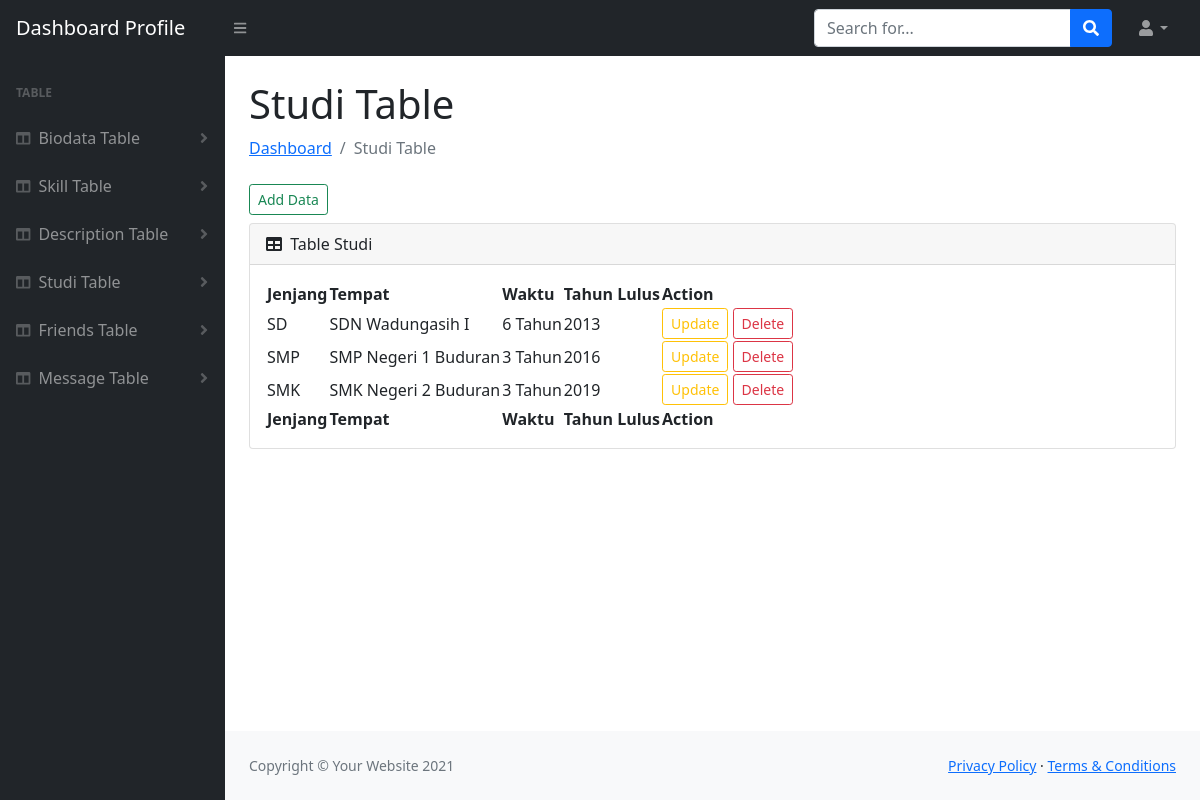
/dashboard/studi.php, run on the app's committed database.
### tables this page shows
CREATE TABLE `studi` (
  `id` int(10) NOT NULL,
  `jenjang` varchar(50) NOT NULL,
  `tempat` varchar(255) NOT NULL,
  `waktu` varchar(50) NOT NULL,
  `tahun_lulus` varchar(50) NOT NULL
);

### dashboard/conn.php (called while the page is built, shortened)
<?php
    function connection(){
        $servername = "localhost";
        $username = "dev_web";
        $password = "masukaja12";
        $dbname = "dev_web";
        $conn = new mysqli($servername, $username, $password, $dbname);
        return $conn;
    }
?>

### dashboard/studi.php (the view, shortened to what this page needs)
<?php
    include('conn.php');
?>
<!DOCTYPE html>
<html lang="en">
    <head>
        <link href="https://cdn.jsdelivr.net/npm/simple-datatables@latest/dist/style.css" rel="stylesheet" />
        <link href="css/styles.css" rel="stylesheet" />
    </head>
    <body class="sb-nav-fixed">
        <nav class="sb-topnav navbar navbar-expand navbar-dark bg-dark">
            <a class="navbar-brand ps-3" href="<?php echo 'index.php';?>">Dashboard Profile</a>
            <button class="btn btn-link btn-sm order-1 order-lg-0 me-4 me-lg-0" id="sidebarToggle" href="#!"><i class="fas fa-bars"></i></button>
            <form class="d-none d-md-inline-block form-inline ms-auto me-0 me-md-3 my-2 my-md-0">
                <div class="input-group">
                    <input class="form-control" type="text" placeholder="Search for..." aria-label="Search for..." aria-describedby="btnNavbarSearch" />
                    <button class="btn btn-primary" id="btnNavbarSearch" type="button"><i class="fas fa-search"></i></button>
                </div>
            </form>
            <ul class="navbar-nav ms-auto ms-md-0 me-3 me-lg-4">
                <li class="nav-item dropdown">
                    <a class="nav-link dropdown-toggle" id="navbarDropdown" href="#" role="button" data-bs-toggle="dropdown" aria-expanded="false"><i class="fas fa-user fa-fw"></i></a>
                </li>
            </ul>
        </nav>
        <div id="layoutSidenav">
            <div id="layoutSidenav_nav">
                <nav class="sb-sidenav accordion sb-sidenav-dark" id="sidenavAccordion">
                    <div class="sb-sidenav-menu">
                        <div class="nav">
                            <div class="sb-sidenav-menu-heading">Table</div>
                            <a class="nav-link collapsed" href="#" data-bs-toggle="collapse" data-bs-target="#biodata" aria-expanded="false" aria-controls="collapseLayouts">
                                <div class="sb-nav-link-icon"><i class="fas fa-columns"></i></div>
                                Biodata Table
                                <div class="sb-sidenav-collapse-arrow"><i class="fas fa-angle-down"></i></div>
                            </a>
                            <a class="nav-link collapsed" href="#" data-bs-toggle="collapse" data-bs-target="#skill" aria-expanded="false" aria-controls="collapseLayouts">
                                <div class="sb-nav-link-icon"><i class="fas fa-columns"></i></div>
                                Skill Table
                                <div class="sb-sidenav-collapse-arrow"><i class="fas fa-angle-down"></i></div>
                            </a>
                            <a class="nav-link collapsed" href="#" data-bs-toggle="collapse" data-bs-target="#description" aria-expanded="false" aria-controls="collapseLayouts">
                                <div class="sb-nav-link-icon"><i class="fas fa-columns"></i></div>
                                Description Table
                                <div class="sb-sidenav-collapse-arrow"><i class="fas fa-angle-down"></i></div>
                            </a>
                            <a class="nav-link collapsed" href="#" data-bs-toggle="collapse" data-bs-target="#studi" aria-expanded="false" aria-controls="collapseLayouts">
                                <div class="sb-nav-link-icon"><i class="fas fa-columns"></i></div>
                                Studi Table
                                <div class="sb-sidenav-collapse-arrow"><i class="fas fa-angle-down"></i></div>
                            </a>
                            <a class="nav-link collapsed" href="#" data-bs-toggle="collapse" data-bs-target="#teman" aria-expanded="false" aria-controls="collapseLayouts">
                                <div class="sb-nav-link-icon"><i class="fas fa-columns"></i></div>
                                Friends Table
                                <div class="sb-sidenav-collapse-arrow"><i class="fas fa-angle-down"></i></div>
                            </a>
                            <a class="nav-link collapsed" href="#" data-bs-toggle="collapse" data-bs-target="#message" aria-expanded="false" aria-controls="collapseLayouts">
                                <div class="sb-nav-link-icon"><i class="fas fa-columns"></i></div>
                                Message Table
                                <div class="sb-sidenav-collapse-arrow"><i class="fas fa-angle-down"></i></div>
                            </a>
                        </div>
                    </div>
                </nav>
            </div>
            <div id="layoutSidenav_content">
                <main>
                    <div class="container-fluid px-4">
                        <h1 class="mt-4">Studi Table</h1>
                        <ol class="breadcrumb mb-4">
                            <li class="breadcrumb-item"><a href="<?php echo 'index.php';?>">Dashboard</a></li>
                            <li class="breadcrumb-item active">Studi Table</li>
                        </ol>
                        <a href="<?php echo 'module/studi/create.php';?>" class="btn btn-outline-success btn-sm mb-2"> Add Data</a>
                        <div class="card mb-4">
                            <div class="card-header">
                                <i class="fas fa-table me-1"></i>
                                Table Studi
                            </div>
                            <div class="card-body">
                                <table id="datatablesSimple">
                                    <thead>
                                        <tr>
                                            <th>Jenjang</th>
                                            <th>Tempat</th>
                                            <th>Waktu</th>
                                            <th>Tahun Lulus</th>
                                            <th>Action</th>
                                        </tr>
                                    </thead>
                                    <tbody>
                                        <?php
                                            $query = "SELECT * FROM studi";
                                            $result = mysqli_query(connection(),$query);
                                        ?>
                                        <?php while($data = mysqli_fetch_array($result)): ?>
                                        <tr>
                                            <td><?php echo $data['jenjang']; ?></td>
                                            <td><?php echo $data['tempat']; ?></td>
                                            <td><?php echo $data['waktu']; ?></td>
                                            <td><?php echo $data['tahun_lulus']; ?></td>
                                            <td>
                                                <a href="<?php echo "module/studi/update.php?id=".$data['id']; ?>" class="btn btn-outline-warning btn-sm"> Update</a>
                                                <a href="<?php echo "module/studi/delete.php?id=".$data['id']; ?>" class="btn btn-outline-danger btn-sm"> Delete</a>
                                            </td>
                                        </tr>
                                        <?php endwhile ?>
                                    </tbody>
                                    <tfoot>
                                        <tr>
                                            <th>Jenjang</th>
                                            <th>Tempat</th>
                                            <th>Waktu</th>
                                            <th>Tahun Lulus</th>
                                            <th>Action</th>
                                        </tr>
                                    </tfoot>
                                </table>
                            </div>
                        </div>
                    </div>
                </main>
                <footer class="py-4 bg-light mt-auto">
                    <div class="container-fluid px-4">
                        <div class="d-flex align-items-center justify-content-between small">
                            <div class="text-muted">Copyright &copy; Your Website 2021</div>
                            <div>
                                <a href="#">Privacy Policy</a>
                                &middot;
                                <a href="#">Terms &amp; Conditions</a>
                            </div>
                        </div>
                    </div>
                </footer>
            </div>
        </div>
    </body>
</html>

### data on the page
studi: jenjang "SD", tempat "SDN Wadungasih I", waktu "6 Tahun", tahun_lulus "2013"
studi: jenjang "SMP", tempat "SMP Negeri 1 Buduran", waktu "3 Tahun", tahun_lulus "2016"
studi: jenjang "SMK", tempat "SMK Negeri 2 Buduran", waktu "3 Tahun", tahun_lulus "2019"
